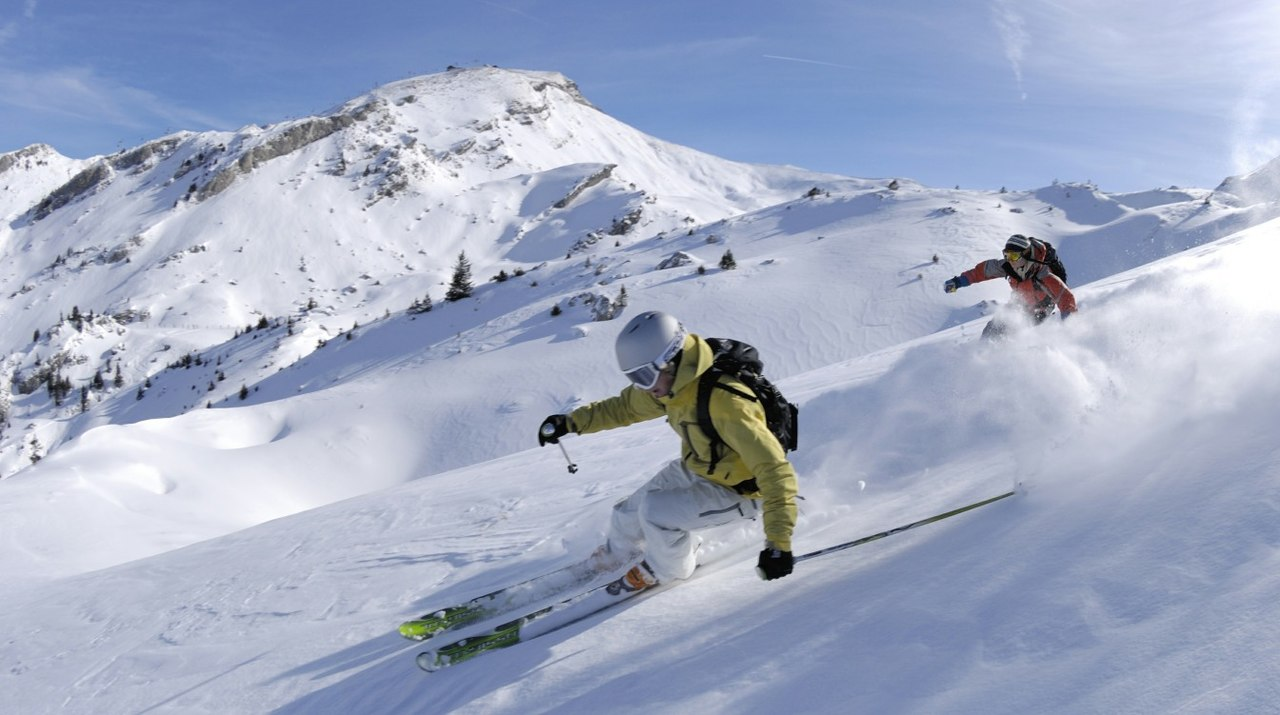
#> input picture data/ski.jpg, 1280 x 715 px
$ python tp_pillow.py
#> lines starting #> are read from the running program, lines starting #| are printed output that depends on the picture
from PIL import Image
import numpy as np

class ImageService:

    def __init__(self, path: str):
#> called with path = 'data/ski.jpg'
        im = Image.open(path)
#> im is the input picture: PIL image 1280x715 RGB; mean R, G, B 160.5, 170.8, 195
        self.array = np.asarray(im).astype(float)

    def luminance(self):
        return np.mean(self.array)

    def luminance_by_chanel(self, chanel):
        return np.mean(self.array[:,:,chanel])

    def contrast(self):
        return np.std(self.array)

    def contrast_by_chanel(self, chanel):
        return np.std(self.array[:,:,chanel])

    def dynamic(self):
        return np.max(self.array) - np.min(self.array)

    def crop(self, east, west, north, south):
        self.array = self.array[north:-south, east:-west]

    def save(self, path: str):
        dest = Image.fromarray(self.array.astype(np.uint8)).convert("RGB")
        dest.save(path)

    def display(self):
        dest = Image.fromarray(self.array.astype(np.uint8)).convert("RGB")
        dest.show()

    def change_luminance(self, delta):
#> called with delta = -47.92
        self.array = np.clip(self.array + delta, 0, 255)
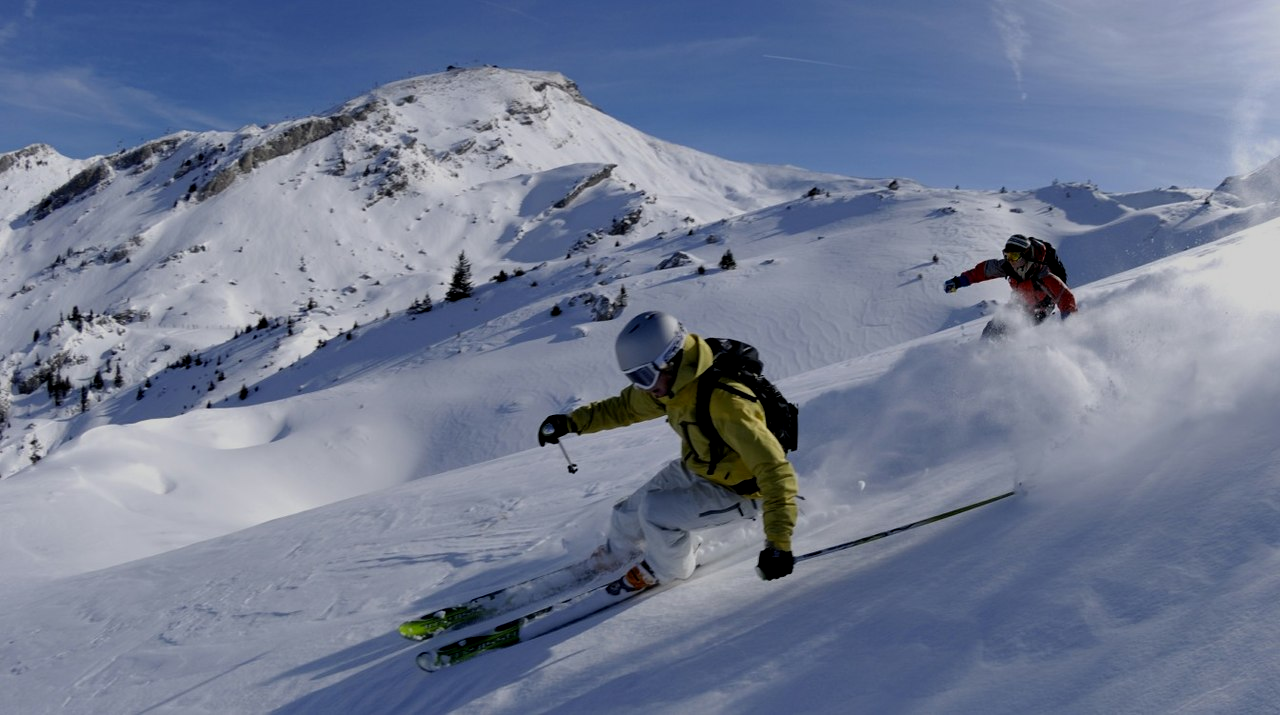
#> self.array: shape (715, 1280, 3) float64; mean R, G, B 112.9, 123.1, 147.4

    def change_contrast(self, ratio):
#> called with ratio = 1.1
        self.array = np.clip((self.array - self.luminance()) * ratio + self.luminance() , 0, 255)


if __name__ == '__main__':
    service = ImageService("data/ski.jpg")
    # service.display()
    print(service.luminance(), service.luminance_by_chanel(0))
    print(service.contrast(), service.contrast_by_chanel(0))
    print(service.dynamic())
    #service.crop(100,200,50,50)
    #service.display()
    service.change_luminance(127.5 - service.luminance())
    service.change_contrast(1.1)
    service.display()
